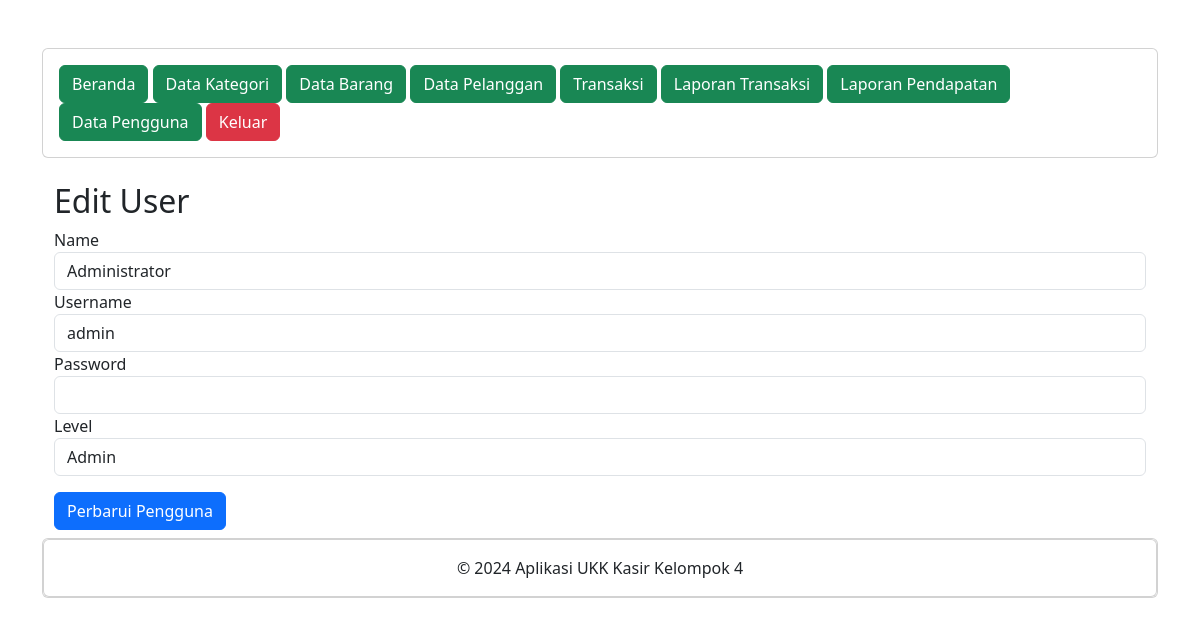
/view/edit_user.php?id=1 (signed in), run on the app's committed database.
### tables this page shows
CREATE TABLE `petugas` (
  `id_petugas` int(11) NOT NULL,
  `nama_petugas` varchar(255) NOT NULL,
  `username` text NOT NULL,
  `password` text NOT NULL,
  `level` int(11) NOT NULL
);

### logic/functions.php (called while the page is built, shortened)
<?php
function ambilDataPetugas($mysqli, $id_petugas = null)
{
    if ($id_petugas) {
        $stmt = $mysqli->prepare("SELECT * FROM petugas WHERE id_petugas = ?");
        $stmt->bind_param("i", $id_petugas);
        $stmt->execute();
        $result = $stmt->get_result();
        return $result->fetch_assoc();
    }
}

### view/edit_user.php (the view, shortened to what this page needs)
<?php
include "header.php";
include "navbar.php";
include "../koneksi.php";
include "../logic/functions.php";
if (isset($_GET['id'])) {
    $id_petugas = $_GET['id'];
    try {
        $user = ambilDataPetugas($mysqli, $id_petugas);
    } catch (Exception $e) {
        echo "Error: " . $e->getMessage();
        exit();
    }
}
?>
<div class="container mt-4">
    <h2>Edit User</h2>
    <form method="post" action="">
        <div class="form-group">
            <label>Name</label>
            <input type="text" class="form-control" name="nama_petugas" value="<?php echo htmlspecialchars($user['nama_petugas']); ?>" required>
        </div>
        <div class="form-group">
            <label>Username</label>
            <input type="text" class="form-control" name="username" value="<?php echo htmlspecialchars($user['username']); ?>" required>
        </div>
        <div class="form-group">
            <label>Password</label>
            <input type="password" class="form-control" name="password" required>
        </div>
        <div class="form-group">
            <label>Level</label>
            <select class="form-control" name="level" required>
                <option value="1" <?php echo $user['level'] == 1 ? 'selected' : ''; ?>>Admin</option>
            </select>
        </div>
        <button type="submit" class="btn btn-primary mt-3">Perbarui Pengguna</button>
    </form>
</div>
<?php
include "footer.php";
?>

### data on the page
petugas: nama_petugas "Administrator", username "admin", level "Admin"
